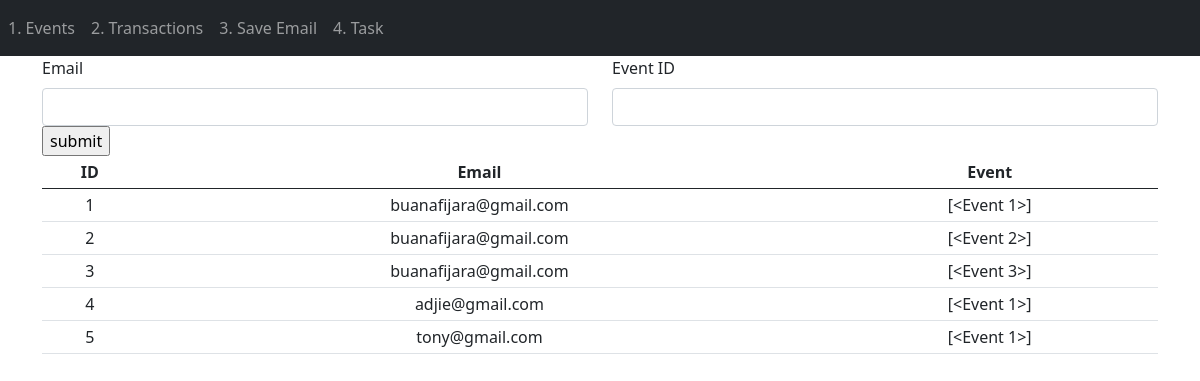
Screenshot of /transaction with the database file from the repository.
### webapp/models.py (models this page shows)
class Transaction(db.Model):
    id = db.Column(db.Integer, primary_key=True)
    email = db.Column(db.String(150))
    followed_events = db.relationship('Event', secondary=transaction_event, backref=db.backref('participants', lazy='dynamic'))

### webapp/views.py (the view, shortened to what this page needs)
@views.route('/transaction', methods=['GET', 'POST'])
def transaction():
    emails = Transaction.query.all()
    return render_template('transaction.html', emails=emails)

### webapp/templates/transaction.html (shortened to what this page needs)
{% extends "base.html" %}
{% block content %}
<div class="container">
    <form action="" method="POST">
        <div class="row">
            <div class="col">
                <label for="email" class="form-label">Email</label>
                <input type="text" name="email" id="email" class="form-control">
            </div>
            <div class="col">
                <label for="event_id" class="form-label">Event ID</label>
                <input type="text" name="event_id" id="event_id" class="form-control">
            </div>
        </div>
        <div class="row">
            <div class="col-lg-2">
                <input type="submit" value="submit">
            </div>
        </div>
    </form>
    <table class="table table-sm">
        <thead>
            <th scope="col" class="text-center">ID</th>
            <th scope="col" class="text-center">Email</th>
            <th scope="col" class="text-center">Event</th>
        </thead>
        <tbody>
            {% for email in emails %}
            <tr>
                <td class="text-center">{{ email.id }}</td>
                <td class="text-center">{{ email.email }}</td>
                <td class="text-center">{{ email.followed_events }}</td>
            </tr>
            {% endfor %}
        </tbody>
    </table>
</div>
{% endblock %}

### rows the page displays
Transaction: id "1", email "buanafijara@gmail.com", followed_events "[<Event 1>]"
Transaction: id "2", email "buanafijara@gmail.com", followed_events "[<Event 2>]"
Transaction: id "3", email "buanafijara@gmail.com", followed_events "[<Event 3>]"
Transaction: id "4", email "adjie@gmail.com", followed_events "[<Event 1>]"
Transaction: id "5", email "tony@gmail.com", followed_events "[<Event 1>]"
